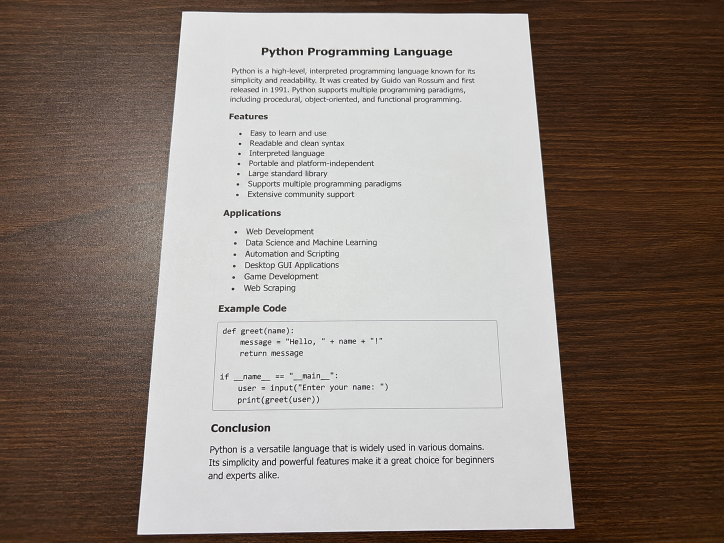
#> input picture input/document.png, 1448 x 1086 px (shown at 1/2 size)
$ python scanner.py
#> lines starting #> are read from the running program, lines starting #| are printed output that depends on the picture; after the words box and inside, x2 and y2 are one past the last pixel; in counts of white or black regions, pixels touching at a corner belong together
import cv2
import numpy as np


def order_points(points):
    points = points.reshape(4, 2)

    ordered = np.zeros((4, 2), dtype=np.float32)

    total = points.sum(axis=1)

    ordered[0] = points[np.argmin(total)]   # Top-left
    ordered[2] = points[np.argmax(total)]   # Bottom-right

    difference = np.diff(points, axis=1)

    ordered[1] = points[np.argmin(difference)]   # Top-right
    ordered[3] = points[np.argmax(difference)]   # Bottom-left

    return ordered


def perspective_transform(image, points):

    rect = order_points(points)

    top_left = rect[0]
    top_right = rect[1]
    bottom_right = rect[2]
    bottom_left = rect[3]

    width_top = np.linalg.norm(top_right - top_left)
    width_bottom = np.linalg.norm(bottom_right - bottom_left)

    max_width = int(max(width_top, width_bottom))

    height_left = np.linalg.norm(bottom_left - top_left)
    height_right = np.linalg.norm(bottom_right - top_right)

    max_height = int(max(height_left, height_right))

    destination = np.array([
        [0, 0],
        [max_width - 1, 0],
        [max_width - 1, max_height - 1],
        [0, max_height - 1]
    ], dtype=np.float32)

    matrix = cv2.getPerspectiveTransform(
        rect,
        destination
    )

    warped = cv2.warpPerspective(
        image,
        matrix,
        (max_width, max_height)
    )

    return warped


# --------------------------------
# 1. Read image
# --------------------------------

image = cv2.imread("input/document.png")
#> image is the input picture: shape (1086, 1448, 3); mean B, G, R 128.6, 135.5, 146.2

if image is None:
    print("Image not found!")
    exit()

print("Image loaded successfully!")


# --------------------------------
# 2. Resize
# --------------------------------

image = cv2.resize(image, (800, 600))
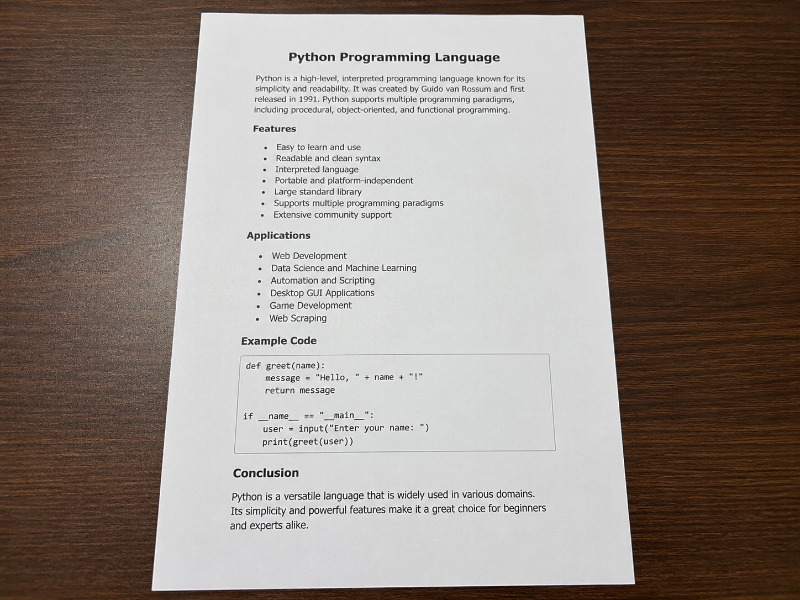
#> image: shape (600, 800, 3); mean B, G, R 128.5, 135.4, 146.1


# --------------------------------
# 3. Grayscale
# --------------------------------

gray = cv2.cvtColor(
    image,
    cv2.COLOR_BGR2GRAY
)
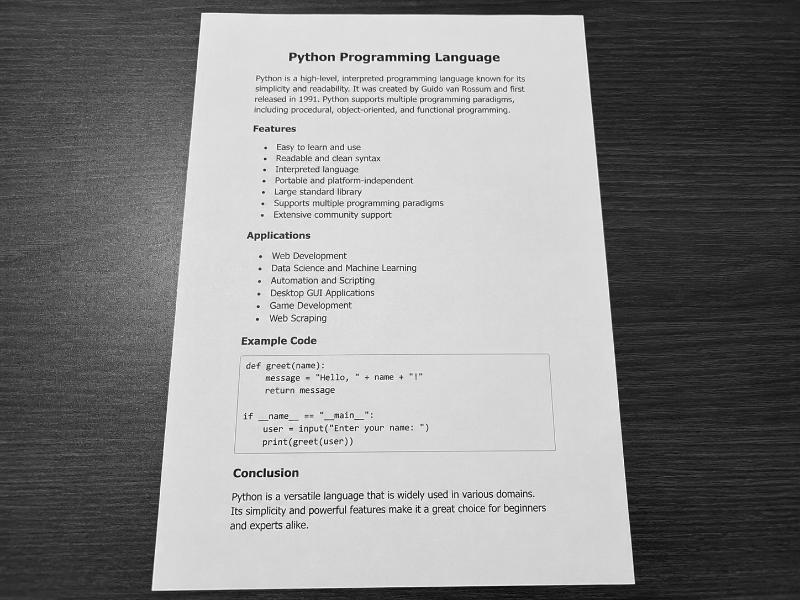
#> gray: shape (600, 800); min 1, max 255, mean 137.8


# --------------------------------
# 4. Blur
# --------------------------------

blur = cv2.GaussianBlur(
    gray,
    (5, 5),
    0
)


# --------------------------------
# 5. Canny Edge Detection
# --------------------------------

edges = cv2.Canny(
    blur,
    50,
    150
)
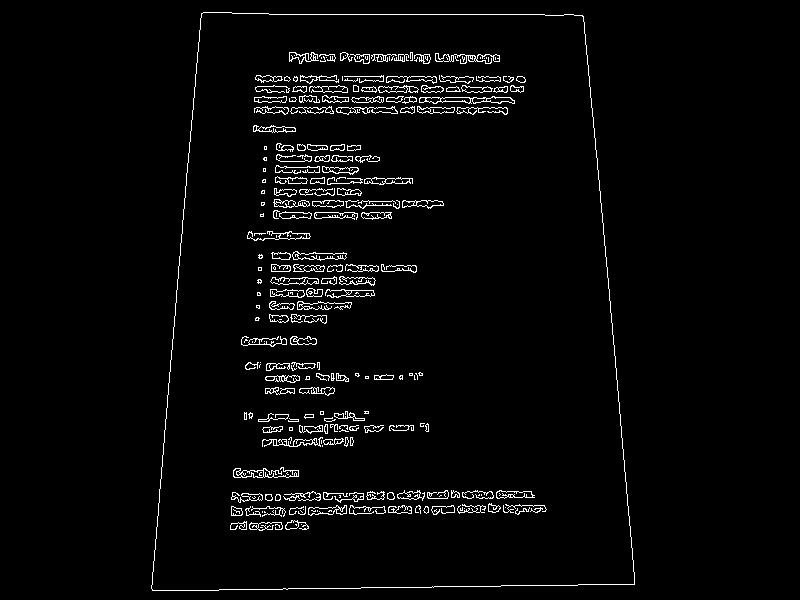
#> edges: shape (600, 800); 2.9% white in thin lines or dots, all inside (x1, y1, x2, y2) = (151, 12, 635, 591)


# --------------------------------
# 6. Dilate edges
# --------------------------------

kernel = np.ones((5, 5), np.uint8)

edges = cv2.dilate(
    edges,
    kernel,
    iterations=1
)
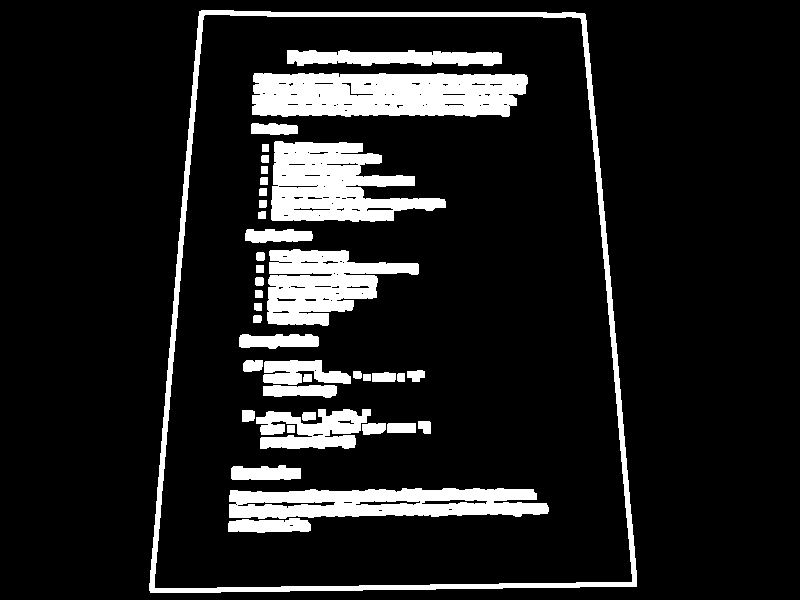
#> edges: shape (600, 800); 12.3% white; 40 white regions


# --------------------------------
# 7. Find contours
# --------------------------------

contours, hierarchy = cv2.findContours(
    edges,
    cv2.RETR_EXTERNAL,
    cv2.CHAIN_APPROX_SIMPLE
)
#> contours = 1 contour; box (x1, y1, x2, y2) and area: (149, 10, 637, 593) 252704

print("Contours found:", len(contours))
#| Contours found: 1


# --------------------------------
# 8. Sort contours
# --------------------------------

contours = sorted(
    contours,
    key=cv2.contourArea,
    reverse=True
)


document = None


# --------------------------------
# 9. Find four-corner contour
# --------------------------------

for contour in contours:

    area = cv2.contourArea(contour)

    print("Contour area:", area)

    # Ignore small objects
    if area < 5000:
        continue

    perimeter = cv2.arcLength(
        contour,
        True
    )

    epsilon = 0.03 * perimeter

    approx = cv2.approxPolyDP(
        contour,
        epsilon,
        True
    )

    print("Number of corners:", len(approx))

    if len(approx) == 4:

        document = approx

        print("Document detected!")

        break
#> this loop made 1 pass
#> (area, perimeter, epsilon, document) on pass 1: (252704.5, 2072.6, 62.18, [[199, 11], [150, 592], [636, 586], [585, 14]])
#| Contour area: 252704.5
#| Number of corners: 4
#| Document detected!


# --------------------------------
# 10. If document found
# --------------------------------

if document is not None:

    # Draw detected document
    detected = image.copy()

    cv2.drawContours(
        detected,
        [document],
        -1,
        (0, 255, 0),
        4
    )
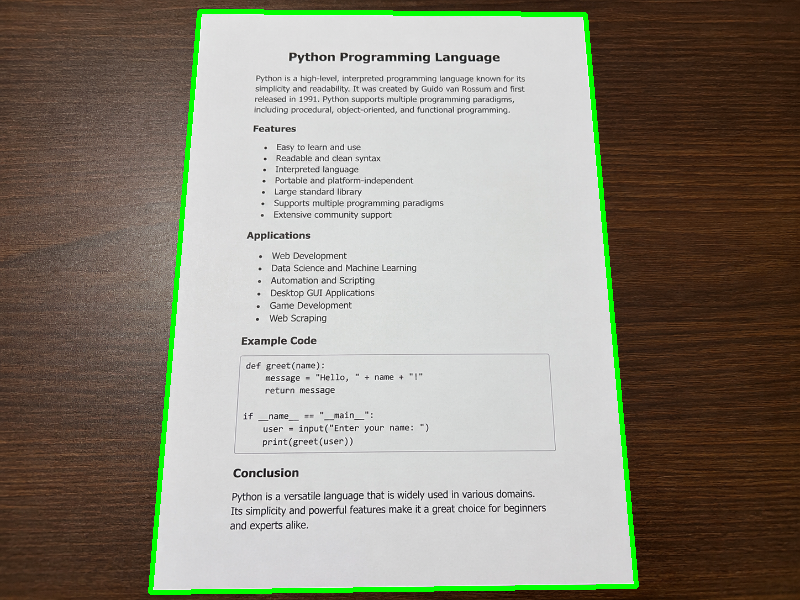
#> detected: shape (600, 800, 3); 2.1% of pixels changed, all inside (x1, y1, x2, y2) = (148, 9, 639, 595)

    # Perspective transformation
    scanned = perspective_transform(
        image,
        document
    )
#> in order_points, `points = points.reshape(4, 2)`: points = [[199, 11], [150, 592], [636, 586], [585, 14]]
#> in order_points, `total = points.sum(axis=1)`: total = [210, 742, 1222, 599]
#> in order_points, `difference = np.diff(points, axis=1)`: difference = [-188, 442, -50, -571]
#> in perspective_transform, `rect = order_points(points)`: rect = [[199, 11], [585, 14], [636, 586], [150, 592]]
#> in perspective_transform, `top_left = rect[0]`: top_left = [199, 11]
#> in perspective_transform, `top_right = rect[1]`: top_right = [585, 14]
#> in perspective_transform, `bottom_right = rect[2]`: bottom_right = [636, 586]
#> in perspective_transform, `bottom_left = rect[3]`: bottom_left = [150, 592]
#> in perspective_transform, `width_top = np.linalg.norm(top_right - top_left)`: width_top = 386
#> in perspective_transform, `width_bottom = np.linalg.norm(bottom_right - bottom_left)`: width_bottom = 486
#> in perspective_transform, `height_left = np.linalg.norm(bottom_left - top_left)`: height_left = 583.1
#> in perspective_transform, `height_right = np.linalg.norm(bottom_right - top_right)`: height_right = 574.3
#> in perspective_transform, `max_height = int(max(height_left, height_right))`: max_height = 583
#> in perspective_transform, `destination = np.array([ [0, 0], [max_width - 1, 0], [max_width - 1, m..`: destination = [[0, 0], [485, 0], [485, 582], [0, 582]]
#> in perspective_transform, `matrix = cv2.getPerspectiveTransform( rect, destination )`: matrix = [[1.24, 0.104, -247], [-0.00979, 1.26, -11.9], [-3.8e-05, 0.000445, 1]]
#> in perspective_transform, `warped = cv2.warpPerspective( image, matrix, (max_width, max_height) )`:
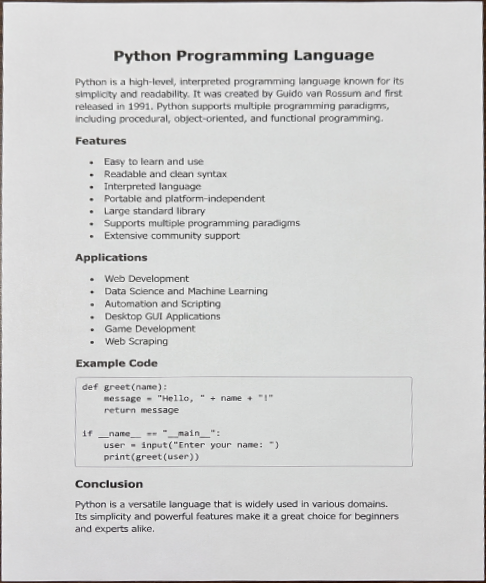
#> warped: shape (583, 486, 3); mean B, G, R 209.3, 209.5, 209.3

    # Convert to grayscale
    scanned_gray = cv2.cvtColor(
        scanned,
        cv2.COLOR_BGR2GRAY
    )

    # Improve scan
    scanned_final = cv2.adaptiveThreshold(
        scanned_gray,
        255,
        cv2.ADAPTIVE_THRESH_GAUSSIAN_C,
        cv2.THRESH_BINARY,
        11,
        2
    )
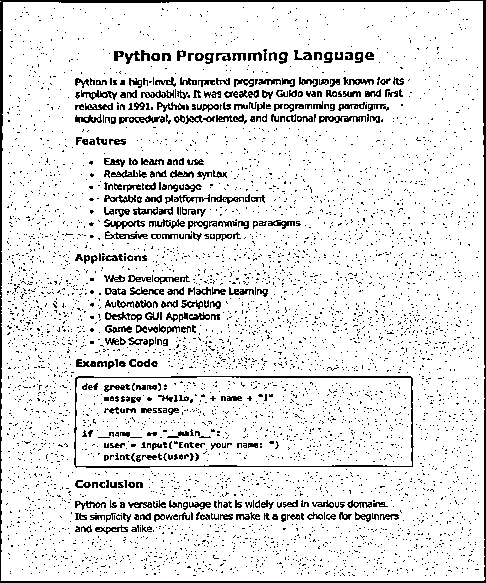
#> scanned_final: shape (583, 486); 89.4% white; black in thin lines or dots

    # Save
    cv2.imwrite(
        "output/scanned_document.png",
        scanned_final
    )

    print("Document scanned successfully!")
    print("Saved to output/scanned_document.png")

    # Show results
    cv2.imshow(
        "Detected Document",
        detected
    )

    cv2.imshow(
        "Scanned Document",
        scanned_final
    )

else:

    print("No document detected!")

    # Show edges so we can debug
    cv2.imshow(
        "Edges",
        edges
    )

    cv2.imshow(
        "Original",
        image
    )


cv2.waitKey(0)
cv2.destroyAllWindows()
